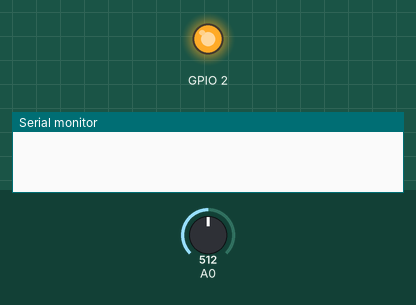
Recording of a sketch running on a simulated ESP8266 (NodeMCU). Shown: output pins drawn as LEDs (lit = HIGH, except the on-board LED, lit = LOW), the last lines printed to the serial monitor. The inputs (shaded band) are chosen by the test bench; at power-on: A0 = 512. WiFi joins after 1.5 s; servers stay silent unless stated; network time is answered at once with the bench clock; the local clock reads 2024-03-15 10:24:30 at power-on unless the sketch sets it; storage starts empty.

Above: at 0.1 s.
At 1.7 s:
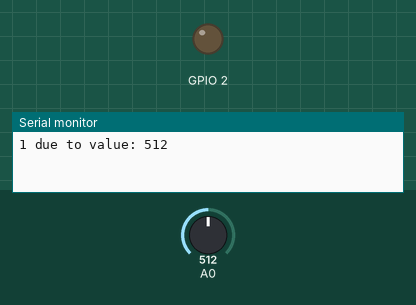
Timing chart, 0 to 3.4 s (numbered marks = the images above):
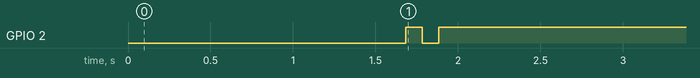

The sketch:

Power_Supply_Monitoring_ESP8266.ino
```cpp
#include <FS.h>
#include <NTPClient.h>
// ligne suivante si réseau CST
#include <ESP8266WiFi.h>
// ligne suivante si réseau perso
//#include <ESP8266WebServer.h>
#include <WiFiUdp.h>

#define ssid "######"
#define password "######"

// Set web server port number to 80
WiFiServer server ( 80 );

WiFiUDP ntpUDP;
NTPClient timeClient(ntpUDP);

const int pinContactSec = 0;
int value;
int counter;
bool depassement = false;

String fileTxt;

// Debug
//...
//

void setup() {
  Serial.begin(115200);

//Starts WiFi Connexion
  WiFi.begin(ssid, password);
  while ( WiFi.status() != WL_CONNECTED ) {
    delay ( 500 );
    Serial.print ( "." );
  }
  Serial.println();
  Serial.print("IP: ");
  Serial.println(WiFi.localIP());
  Serial.print("MAC: ");
  Serial.println(WiFi.macAddress());

// Start Web Server
  server.begin();

// Get the time (through NTP server)
  timeClient.begin();
  timeClient.setTimeOffset(3600);
  Serial.println();

//demarrage file system
  SPIFFS.begin();
  File f = SPIFFS.open("/coupures.txt", "r");
  fileTxt = f.readString();
  int nbrCaracteres = fileTxt.length();
  int storage = nbrCaracteres / 4194304*100;

  Serial.println("Mémoire occupées par " + String(nbrCaracteres) + " caractères / 4194304 octets soit environ " + String(storage) + "%");
  Serial.println("Liste des fronts montants en mémoire :");

  Serial.println(fileTxt + "---");

  String lastCaractere = fileTxt.substring(fileTxt.length()-6, fileTxt.length()-1);
  Serial.print("lastCaractere :");
  Serial.println(lastCaractere);
  counter = abs(lastCaractere.toInt());
  Serial.print("counter :");
  Serial.println(counter);
  f.close();

  Serial.println();
  Serial.println("------- debut d'acquisition -------");

//Declaration de la LED de l'ESP8266
  pinMode(BUILTIN_LED, OUTPUT);
}

void loop() {
  WiFiClient client = server.available();
  if (!client) {

    timeClient.update();
    String d = timeClient.getFormattedDate();
  //  int s = ESP.getFlashChipRealSize();
  //  Serial.print("real Chip size :" + s);
    value = analogRead(pinContactSec);

    Serial.print(counter);
    Serial.println(" coupures | Date (actuelle): " +  d + " | Value actualisée du PIN A0: "  + value );

    if (value > 500 && depassement == false){
      depassement = true;
      ++counter;
      Serial.print(counter);
      Serial.print(" ");
      Serial.print("due to value: ");
      Serial.println(value);

      //Ecriture dans le fichier "coupures.txt"
      File  f = SPIFFS.open("/coupures.txt", "w");
      f.println(fileTxt + d + "-" + counter);
      int nbrCaracteres = fileTxt.length(); // pour afficher le % de stockage occupé si besoin. Non utilisé ici
      f.close();

      digitalWrite(BUILTIN_LED, LOW);
      delay(100);
      digitalWrite(BUILTIN_LED, HIGH);
      delay(100);
      digitalWrite(BUILTIN_LED, LOW);
      delay(100);
      digitalWrite(BUILTIN_LED, HIGH);
    }

    else if (value < 500 && depassement == true){
      depassement = false;
    }
    delay(2000);
    File  f = SPIFFS.open("/coupures.txt", "r");
    fileTxt = f.readString();
    Serial.println(fileTxt);
    f.close();

    return;

  }

  //Display content on Web browser
  client.println("Coupures");
  client.println("");
  client.println(fileTxt);

}
```

Measured:
- by itself, GPIO 2: LOW → HIGH at 1.7 s, → LOW 0.10 s later, → HIGH 0.10 s later
